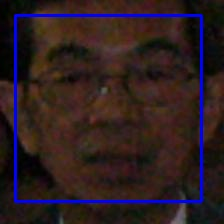
#> input picture done_custom_train/1.jpg, 224 x 224 px
$ python -i Annotate_cv2.py   (imports and definitions only)
#> lines starting #> are read from the running program, lines starting #| are printed output that depends on the picture; after the words box and inside, x2 and y2 are one past the last pixel; in counts of white or black regions, pixels touching at a corner belong together
import csv
import os
import cv2
import time

face_cascade = cv2.CascadeClassifier(cv2.data.haarcascades + 'haarcascade_frontalface_default.xml')
eye_cascade = cv2.CascadeClassifier(cv2.data.haarcascades + 'haarcascade_eye.xml')
mouth_cascade = cv2.CascadeClassifier(cv2.data.haarcascades + 'haarcascade_smile.xml')

def Process_IMG(file_path):
#> called with file_path = 'done_custom_train/1.jpg'
    image = cv2.imread(file_path)
#> image is the input picture: shape (224, 224, 3); mean B, G, R 33.2, 29.6, 44.7
    gray_image = cv2.cvtColor(image, cv2.COLOR_BGR2GRAY)
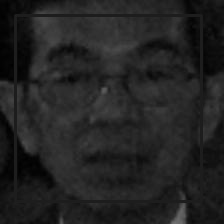
#> gray_image: shape (224, 224); min 0, max 111, mean 34.6

    faces = face_cascade.detectMultiScale(gray_image, scaleFactor=1.1, minNeighbors=2, minSize=(30, 30))
#> faces = [[18, 11, 191, 191]]
    face_count = len(faces)
#> face_count = 1
    for (x, y, w, h) in faces:
        cv2.rectangle(image, (x, y), (x+w, y+h), (255, 0, 0), 2)
#> this loop made 1 pass
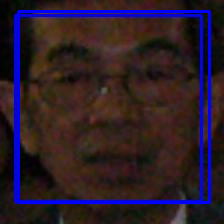
#> image: shape (224, 224, 3); 4.56% of pixels changed, all inside (x1, y1, x2, y2) = (17, 10, 211, 204)

    eyes = eye_cascade.detectMultiScale(gray_image, scaleFactor=1.1, minNeighbors=5, minSize=(20, 20))
#> eyes = ()
    eye_count = len(eyes)
#> eye_count = 0
    for (ex, ey, ew, eh) in eyes:
        cv2.rectangle(image, (ex, ey), (ex+ew, ey+eh), (0, 255, 0), 2)
#> this loop made 0 passes

    mouths = mouth_cascade.detectMultiScale(gray_image, scaleFactor=1.1, minNeighbors=5, minSize=(20, 20))
#> mouths = [[18, 3, 58, 29], [62, 21, 107, 53], [18, 145, 139, 69]]
    mouth_count = len(mouths)
#> mouth_count = 3
    for (mx, my, mw, mh) in mouths:
        cv2.rectangle(image, (mx, my), (mx+mw, my+mh), (0, 0, 255), 2)
#> this loop made 3 passes
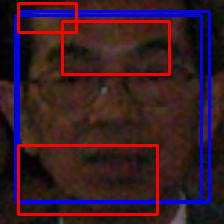
#> image: shape (224, 224, 3); 5.38% of pixels changed, all inside (x1, y1, x2, y2) = (17, 2, 171, 216)

    cv2.imwrite("done_cv2_" + file_path, image)
    return face_count, eye_count, mouth_count

def load_csv_as_2d_array(csv_file_path):
    data = []
    with open(csv_file_path, 'r') as file:
        csv_reader = csv.reader(file)
        for row in csv_reader:
            data.append(row)
    return data

def delete_file_if_exists(file_path):
    if os.path.exists(file_path):
        os.remove(file_path)


csv_file_path = "fairface_label_train.csv"
# [1 line that did not run here, left out]
# [17 lines not run here, left out]

>>> result = Process_IMG('done_custom_train/1.jpg')
#> result = (1, 0, 3)

$ run again, on done_custom_train/10.jpg
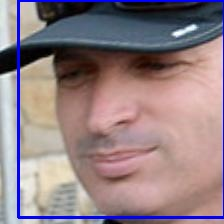
#> input picture done_custom_train/10.jpg, 224 x 224 px
#> in Process_IMG, image is the input picture: shape (224, 224, 3); mean B, G, R 132.2, 127.2, 145.5
#> in Process_IMG, `gray_image = cv2.cvtColor(image, cv2.COLOR_BGR2GRAY)`:
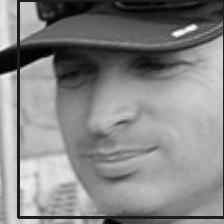
#> gray_image: shape (224, 224); min 0, max 253, mean 133.2
#> faces = ()
#> face_count = 0
#> eyes = ()
#> eye_count = 0
#> mouths = [[155, 19, 52, 26], [76, 136, 87, 43], [109, 107, 70, 35], [86, 18, 135, 67]]
#> mouth_count = 4
#> the loop in Process_IMG, `for (mx, my, mw, mh) in mouths:` made 4 passes
#> after the loop in Process_IMG, `for (mx, my, mw, mh) in mouths:`:
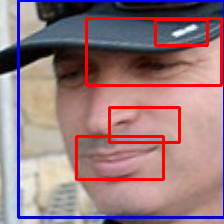
#> image: shape (224, 224, 3); 5.88% of pixels changed, all inside (x1, y1, x2, y2) = (75, 17, 223, 181)
#> result = (0, 0, 4)

$ run again, on done_custom_train/101.jpg
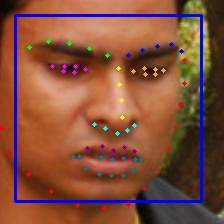
#> input picture done_custom_train/101.jpg, 224 x 224 px
#> in Process_IMG, image is the input picture: shape (224, 224, 3); mean B, G, R 59.7, 79.5, 131.7
#> faces = [[14, 2, 194, 194]]
#> face_count = 1
#> the loop in Process_IMG, `for (x, y, w, h) in faces:` made 1 pass
#> eyes = [[123, 46, 45, 45], [50, 48, 39, 39], [85, 111, 29, 29]]
#> eye_count = 3
#> the loop in Process_IMG, `for (ex, ey, ew, eh) in eyes:` made 3 passes
#> after the loop in Process_IMG, `for (ex, ey, ew, eh) in eyes:`:
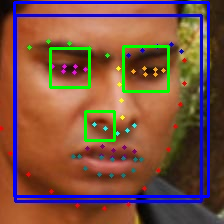
#> image: shape (224, 224, 3); mean B, G, R 66.4, 81, 123
#> mouths = [[6, 186, 52, 26], [101, 192, 46, 23], [146, 185, 61, 31], [53, 2, 74, 37], [28, 46, 80, 40], [52, 142, 107, 53], [70, 98, 90, 45], [115, 49, 81, 40]]
#> mouth_count = 8
#> the loop in Process_IMG, `for (mx, my, mw, mh) in mouths:` made 8 passes
#> after the loop in Process_IMG, `for (mx, my, mw, mh) in mouths:`:
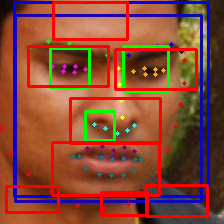
#> image: shape (224, 224, 3); 9.94% of pixels changed, all inside (x1, y1, x2, y2) = (5, 1, 209, 218)
#> result = (1, 3, 8)

$ run again, on done_custom_train/103.jpg
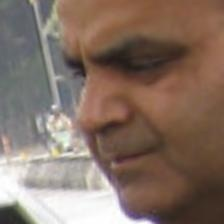
#> input picture done_custom_train/103.jpg, 224 x 224 px
#> in Process_IMG, image is the input picture: shape (224, 224, 3); mean B, G, R 101.2, 113, 132.9
#> in Process_IMG, `gray_image = cv2.cvtColor(image, cv2.COLOR_BGR2GRAY)`:
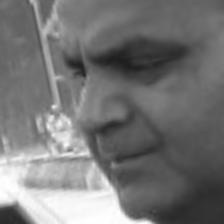
#> gray_image: shape (224, 224); min 30, max 255, mean 117.6
#> faces = ()
#> face_count = 0
#> eyes = ()
#> eye_count = 0
#> mouths = [[105, 45, 75, 38], [17, 167, 93, 46]]
#> mouth_count = 2
#> the loop in Process_IMG, `for (mx, my, mw, mh) in mouths:` made 2 passes
#> after the loop in Process_IMG, `for (mx, my, mw, mh) in mouths:`:
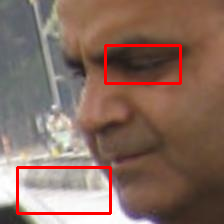
#> image: shape (224, 224, 3); 3% of pixels changed, all inside (x1, y1, x2, y2) = (16, 44, 182, 215)
#> result = (0, 0, 2)
